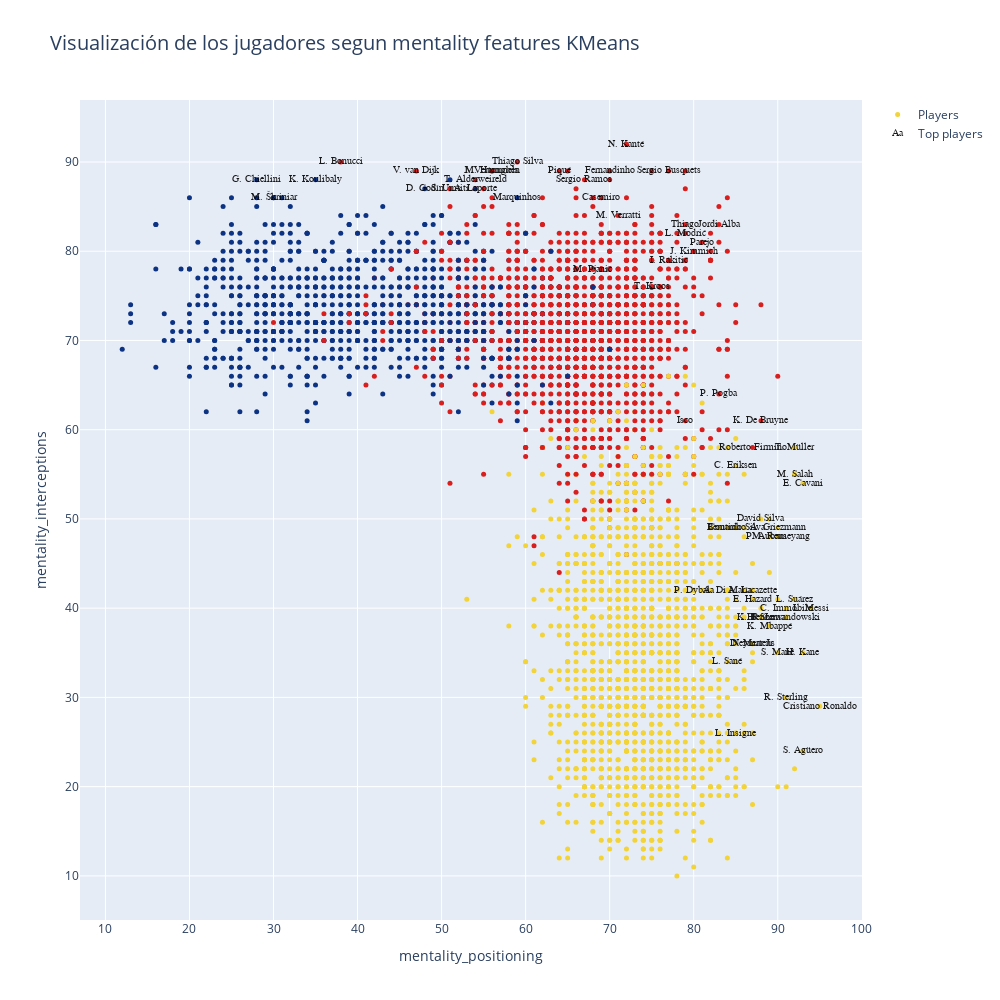

Source (notebook cell):
### Code cell
n_clusters = 3

km = KMeans(n_clusters=n_clusters)
km.fit(dfn)

clusters = km.labels_
skill_1 = 'mentality_positioning'
skill_2 = 'mentality_interceptions'
bool_crack = dfn.overall>85

graf1 = go.Scatter(x=dfn[skill_1], 
                   y=dfn[skill_2],
                   name='Players',
                   text=dfo[['club', 'team_position']].apply(lambda x:f'{x.club} - {x.team_position}', axis=1),
                   mode='markers',
                   marker=dict(size=5,
                   color = clusters.astype(np.float),
                   colorscale='Portland',
                   showscale=False))

crack =go.Scatter(x=dfn.loc[bool_crack,skill_1], 
                  y=dfn.loc[bool_crack,skill_2],
                  name='Top players',
                  text=dfo.loc[bool_crack,'short_name'],
                  textfont=dict(family='sans serif',size=10,color='black'),
                  opacity=0.9,
                  mode='text')

data=[graf1, crack]

layout = go.Layout(title="Visualización de los jugadores segun mentality features KMeans", 
                   titlefont=dict(size=20),
                   xaxis=dict(title=skill_1),
                   yaxis=dict(title=skill_2),
                   autosize=False,
                   width=1000,
                   height=1000)

fig = go.Figure(data=data, layout=layout)

iplot(fig)

### Figure 1 — Plotly figure (JSON) as saved in the notebook; plotly's stock layout.template omitted (floating-point values rounded to 4 significant figures; data arrays with more than 128 entries replaced by an {"elided": "..."} marker saying what was removed)
{"data": [{"marker": {"color": {"elided": "4316 int values"}, "colorscale": [[0, "rgb(12,51,131)"], [0.25, "rgb(10,136,186)"], [0.5, "rgb(242,211,56)"], [0.75, "rgb(242,143,56)"], [1, "rgb(217,30,30)"]], "showscale": false, "size": 5}, "mode": "markers", "name": "Players", "text": {"elided": "4316 str values"}, "type": "scatter", "x": {"elided": "4316 int values"}, "y": {"elided": "4316 int values"}}, {"mode": "text", "name": "Top players", "opacity": 0.9, "text": ["L. Messi", "Cristiano Ronaldo", "Neymar Jr", "E. Hazard", "K. De Bruyne", "V. van Dijk", "L. Modrić", "M. Salah", "K. Mbappé", "K. Koulibaly", "H. Kane", "N. Kanté", "G. Chiellini", "S. Agüero", "Sergio Ramos", "L. Suárez", "R. Lewandowski", "Sergio Busquets", "A. Griezmann", "P. Dybala", "P. Pogba", "R. Sterling", "C. Eriksen", "Piqué", "David Silva", "E. Cavani", "D. Godín", "T. Kroos", "M. Reus", "P. Aubameyang", "S. Mané", "A. Laporte", "Bernardo Silva", "Casemiro", "H. Son", "Fernandinho", "Thiago Silva", "K. Benzema", "J. Vertonghen", "D. Mertens", "M. Hummels", "T. Alderweireld", "Jordi Alba", "Thiago", "L. Insigne", "L. Sané", "Marquinhos", "M. Škriniar", "M. Verratti", "S. Umtiti", "J. Kimmich", "Isco", "Roberto Firmino", "I. Rakitić", "M. Pjanić", "A. Di María", "L. Bonucci", "Coutinho", "Parejo", "T. Müller", "C. Immobile", "A. Lacazette"], "textfont": {"color": "black", "family": "sans serif", "size": 10}, "type": "scatter", "x": [94, 95, 87, 87, 88, 47, 79, 92, 89, 35, 93, 72, 28, 93, 67, 92, 91, 77, 90, 80, 83, 91, 85, 64, 88, 93, 48, 75, 89, 90, 90, 54, 85, 69, 88, 70, 59, 88, 56, 87, 56, 54, 83, 79, 85, 84, 59, 30, 71, 51, 80, 79, 87, 77, 68, 84, 38, 84, 81, 92, 91, 87], "y": [40, 29, 36, 41, 61, 89, 82, 55, 38, 88, 35, 92, 88, 24, 88, 41, 39, 89, 49, 42, 64, 30, 56, 89, 50, 54, 87, 76, 48, 48, 35, 87, 49, 86, 39, 89, 90, 39, 89, 36, 89, 88, 83, 83, 26, 34, 86, 86, 84, 87, 80, 61, 58, 79, 78, 42, 90, 49, 81, 58, 40, 42]}], "layout": {"autosize": false, "height": 1000, "title": {"font": {"size": 20}, "text": "Visualización de los jugadores segun mentality features KMeans"}, "width": 1000, "xaxis": {"autorange": true, "range": [6.973, 100.0], "title": {"text": "mentality_positioning"}, "type": "linear"}, "yaxis": {"autorange": true, "range": [5.055, 96.94], "title": {"text": "mentality_interceptions"}, "type": "linear"}}}
